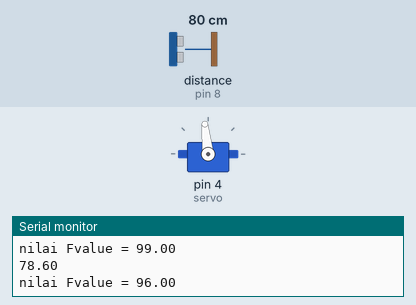
A sketch run on a simulated Arduino Uno, built with avr-gcc and run on an emulated ATmega328P. Shown: servo, the last lines printed to the serial monitor. Wiring (inferred from the names in the program): ultrasonic range finder: trigger pin 9; echo pin 8. Inputs (shaded band) come from the test bench; at power-on: distance to the obstacle (sensor on pin 8) 80 cm. The echo pulse lasts 58.3 µs per cm.

Above: at 0.78 s.
1.3 s: distance to the obstacle (sensor on pin 8) set to 2 cm
At 3.9 s:
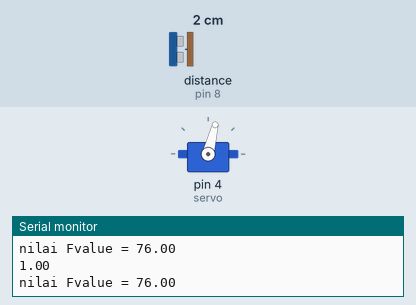
4.3 s: distance to the obstacle (sensor on pin 8) set to 35 cm
7.3 s: distance to the obstacle (sensor on pin 8) set to 188 cm
At 7.49 s:
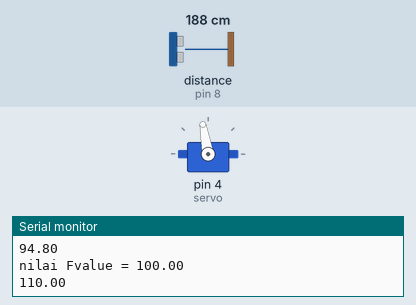
9.1 s: distance to the obstacle (sensor on pin 8) set to 196 cm
12.1 s: distance to the obstacle (sensor on pin 8) set to 4 cm
Timing chart, 0 to 15.1 s (numbered marks = the images above; inputs shaded):
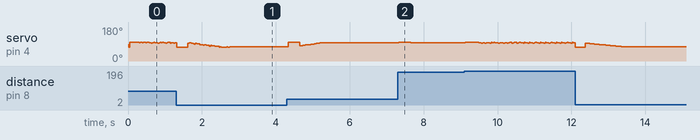

Measured:
- after the input at 7.3 s, servo on pin 4 (servo): 96° → 100° at once, → 97° 0.33 s later

The sketch:

moving_avg___PID.ino
```cpp
/*
PROGRAM PEMBACAAN DAN MOVING AVG
Septian Saputra
Pendidikan Teknik Elektro
Universitas Negeri Jakarta
percobaan ke -9
*/

//Pendefinisian servo
#include <Servo.h> //library servo
Servo servo; //variabel nama pada servo
//pendefinisian PIN sensor pada arduino
#define trig 9
#define echo 8
float a;
float b;

//MOVING-AVG
const int numReadings = 10;
int readings [numReadings];//  menyimpan  nilai
int readIndex = 0; //variabel penyimpan nilai
float total = 0; //variabel penjumlahan nilai

//PID
float kp = 0.01;  //2.5 better 10   15 //untuk mempercepat respon saat ini
float ki = 0.05; //0.4 better 0.1    0.02 //untuk mengecilkan steady state error
float kd = 30; //10 better 30    20 //untuk meminimalisasi osilasi

float priError = 0;
float toError = 0;

void setup() {
  pinMode(trig, OUTPUT);
  pinMode(echo, INPUT);
  servo.attach(4);
  Serial.begin(9600);
  servo.write(86); //86 titik keseimbangan, 86 > kearah kiri (maks kiri 110), 86< kearah kanan (maks 62)
}
void loop() {
//    a = jarak();
//    Serial.print(a);Serial.println("");
    PID();
}
```

PID.ino
```cpp
void PID() {
  b = filter();
  Serial.print(b);Serial.println("");
  float setP = 15;
  float error = setP - b;

//  Serial.print("nilai P + I + D  ");
  float Pvalue = error * kp;
  float Ivalue = toError * ki;
  float Dvalue = (error - priError) * kd;
  //Serial.print(Pvalue);Serial.print(" ");Serial.print(Ivalue);Serial.print(" ");Serial.println(Dvalue);
  float PIDvalue = Pvalue + Ivalue + Dvalue;
  priError = error;
  toError += error;
  //pembatasan nilai total error
  if(toError>=200){
    toError=200;
  } else if(toError<=-200){
    toError=-200;
  }
  //Serial.print("total error = ");Serial.println(toError);

  //Serial.println(PIDvalue);
  float Fvalue = PIDvalue;

  Fvalue = map(Fvalue, -14, 14, 100, 72);
  if (Fvalue < 72) {
    Fvalue = 72;
  }
  if (Fvalue > 100) {
    Fvalue = 100;
  }
  Serial.print("nilai Fvalue = ");Serial.println(Fvalue);
  servo.write(Fvalue);
}
```

filter.ino
```cpp
float filter(){//fungsi filtering
  //mengurangi pembacaan pada index terdahulu
  total = total-readings[readIndex];
//  Serial.print("read Index =   ");Serial.println(readIndex);
  readings[readIndex] = jarak(); //membaca nilai saat ini
  //penambahan nilai index saat ini ke variabel total
  total= total + readings[readIndex] ;
  //melakukan penambahan pada jumlah index
  readIndex=readIndex+1;
  if(readIndex>=numReadings){//apabila nilai index sudah mencapai 3 maka di reset ke 0
    readIndex=0;
  }
  //kalkulasi pada nilai rata rata
  float average = total/10;
  return average;
}
```

jarak.ino
```cpp
float jarak() {
  delay(20);
  digitalWrite(trig, LOW);
  delayMicroseconds(2);
  digitalWrite(trig, HIGH);
  delayMicroseconds(10);
  digitalWrite(trig, LOW);

  float t = pulseIn(echo, HIGH);
  float cm = t*0.034/2;
  return cm;
}
```
